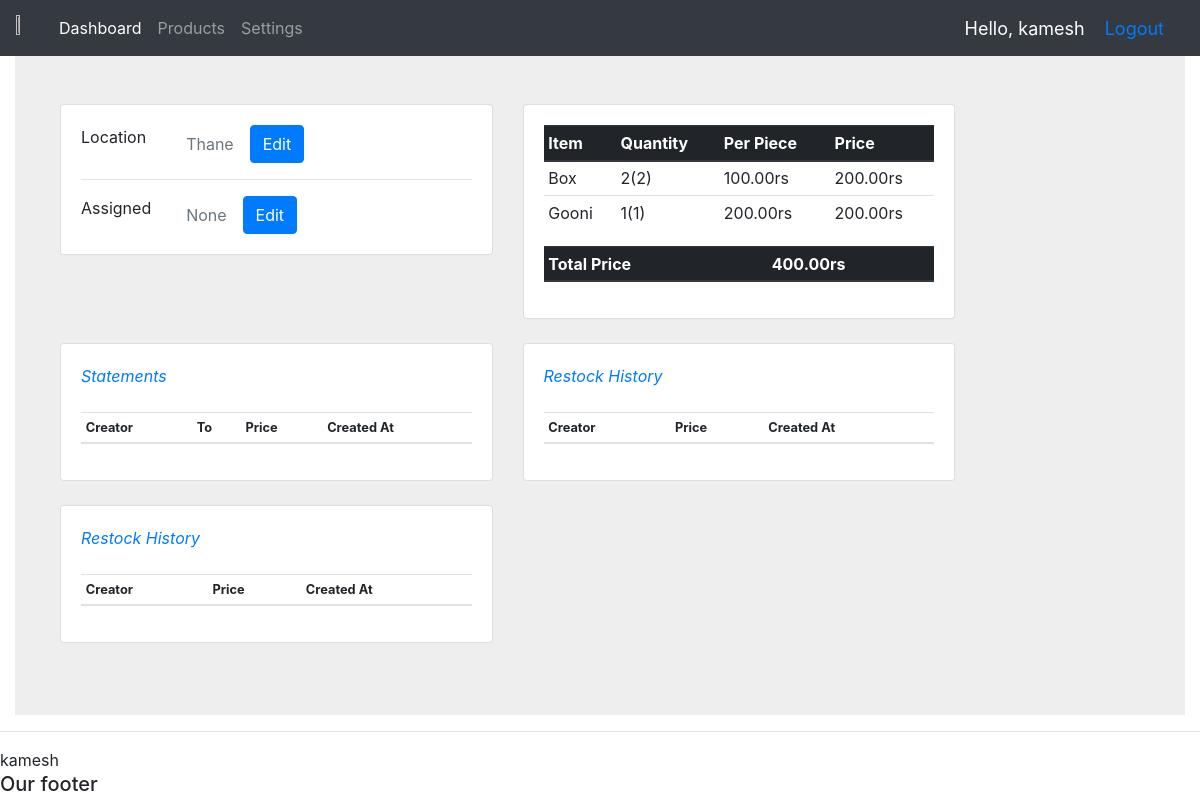
Screenshot of /location/1/ (signed in) with the database file from the repository.
### accounts/models.py (models this page shows, shortened)
class Location(models.Model):
    name = models.CharField(max_length=50)
    person = models.OneToOneField(
        Person, on_delete=models.SET_NULL, null=True, blank=True
    )
    def get_inevn_data(self):
        ivent = Inventory.objects.filter(location=self)
        lst = []
        total = 0
        for each in ivent:
            data = {
                "name": each.item.name,
                "quan": each.quantity,
                "pend": each.pend,
                "per": each.item.price,
                "totP": each.price,
                "range": range(1, each.quantity + 1)
            }
            lst.append(data)
            total += data["totP"]
        return {"total_price": total, "data": lst}
    def get_statement(self):
        raw_statements = StoreStatement.objects.filter(warehouse=self).order_by(
            "-created_at"
        )
        statements = []
        color_map = {
            "Approved": "bg-success",
            "Rejected": "bg-danger",
            "Pending": "bg-info",
        }
        for each in raw_statements:
            data = each.get_ST_Info()
            data["status"] = color_map[data["status"]]
            statements.append(data)
        return statements
    def get_restock(self):
        raw_statements = LocationStatement.objects.filter(warehouse=self).order_by(
            "-created_at"
        )
        statements = []
        color_map = {
            "Approved": "bg-success",
            "Rejected": "bg-danger",
            "Pending": "bg-info",
        }
        for each in raw_statements:
            data = each.get_ST_Info()
            data["status"] = color_map[data["status"]]
            statements.append(data)
        return statements

class Item(models.Model):
    name = models.CharField(max_length=50)
    price = models.DecimalField(max_digits=10, decimal_places=2)

### accounts/decorators.py (the view)
    def wrapper(request, location_id, *args, **kwargs):
        try:
            lc = Location.objects.get(id=location_id)
        except Location.DoesNotExist:
            return render(request, 'accounts/my404.html', status=HTTPStatus.NOT_FOUND)
        if lc.person == request.user.person or request.user.person.is_owner:
            return view_func(request, location_id, *args, **kwargs)
        else:
            raise PermissionDenied("You do not have permission to view this statement")

### accounts/models.py (called while the page is built)
    def has_location(self):
        try:
            self.location
            return True
        except:
            return False

    def get_assigned_location_name(self):
        if self.has_location():
            return self.location
        else:
            return None

    def __str__(self):
        return str(self.user)

    @property
    def price(self):
        return self.quantity * self.item.price

### accounts/views.py (called while the page is built)
def addEach(lstOpt, persons):
    for each in persons:
        lstOpt.append((each.id, each))
    return lstOpt

### accounts/templates/accounts/locationInfo.html (shortened to what this page needs)
{% extends 'accounts/main.html' %}
{% block content %}
<section style="background-color: #eee;">
  <div class="container py-5">
    <div class="col-lg-12">
      <div class="row">
        <div class="col-md-5 mb-4">
          <div class="card">
            <div class="card-body">
              <div class="row">
                <div class="col-sm-3">
                  <p class="mb-0">Location</p>
                </div>
                <div class="col-sm-9 d-flex align-items-center">
                  <p class="text-muted mb-0">{{ location.name }}</p>
                  {% if request.user.person.is_owner %}
                  {% include 'accounts/editLocName.html' %}
                  {% endif %}
                </div>
              </div>
              <hr>
              <div class="row">
                <div class="col-sm-3">
                  <p class="mb-0">Assigned</p>
                </div>
                <div class="col-sm-9 d-flex align-items-center">
                  <p class="text-muted mb-0">{{ location.person }}</p>
                  {% if request.user.person.is_owner %}
                  {% include 'accounts/editAssignedLoc.html' %}
                  {% endif %}
                </div>
              </div>
            </div>
          </div>
        </div>
        <div class="col-md-5 mb-4">
          <div class="card">
            <div class="card-body">
              {% if inventory %}
              <table class="table table-sm">
                <thead class="thead-dark">
                  <tr>
                    <th scope="col">Item</th>
                    <th scope="col">Quantity</th>
                    <th scope="col">Per Piece</th>
                    <th scope="col">Price</th>
                  </tr>
                </thead>
                <tbody>
                  {% for each in inventory.data %}
                  <tr>
                    <td>{{each.name}}</td>
                    <td>{{each.quan}}({{each.pend}})</td>
                    <td>{{each.per}}rs</td>
                    <td>{{each.totP}}rs</td>
                  </tr>
                  {% endfor %}
                </tbody>
              </table>
              <table class="table table-sm">
                <thead class="thead-dark">
                  <tr>
                    <th scope="col">Total Price</th>
                    <th scope="col"></th>
                    <th scope="col"></th>
                    <th scope="col">{{inventory.total_price}}rs</th>
                  </tr>
                </thead>
              </table>
              {% endif %}
            </div>
          </div>
        </div>
      </div>
      <div class="row">
        <div class="col-md-5 mb-4">
          <div class="card">
            <div class="card-body">
              <p class="mb-4"><span class="text-primary font-italic me-1">Statements</span>
              </p>
              <table class="table table-sm" style="font-size: 0.8rem;">
                <thead class="thead">
                  <tr>
                    <th scope="col">Creator</th>
                    <th scope="col">To</th>
                    <th scope="col">Price</th>
                    <th scope="col">Created At</th>
                  </tr>
                </thead>
              </table>
            </div>
          </div>
        </div>
        {% if restock != None %}
        <div class="col-md-5 mb-4">
          <div class="card">
            <div class="card-body">
              <p class="mb-4"><span class="text-primary font-italic me-1">Restock History</span>
              </p>
              <table class="table table-sm" style="font-size: 0.8rem;">
                <thead class="thead">
                  <tr>
                    <th scope="col">Creator</th>
                    <th scope="col">Price</th>
                    <th scope="col">Created At</th>
                  </tr>
                </thead>
              </table>
            </div>
          </div>
        </div>
        {% endif %}
      </div>
      <div class="row">
        {% if restock != None %}
        <div class="col-md-5 mb-4">
          <div class="card">
            <div class="card-body">
              <p class="mb-4"><span class="text-primary font-italic me-1">Restock History</span>
              </p>
              <table class="table table-sm" style="font-size: 0.8rem;">
                <thead class="thead">
                  <tr>
                    <th scope="col">Creator</th>
                    <th scope="col">Price</th>
                    <th scope="col">Created At</th>
                  </tr>
                </thead>
              </table>
            </div>
          </div>
        </div>
        {% endif %}
      </div>
    </div>
  </div>
</section>
{% endblock %}

### accounts/templates/accounts/main.html (shortened to what this page needs)
<!doctype html>
<html lang="en">
  <head>
    <link rel="stylesheet" href="https://cdn.jsdelivr.net/npm/bootstrap@4.0.0/dist/css/bootstrap.min.css">
  </head>
  <body>
    {% include 'accounts/navbar.html' %}
    <div class="container-fluid">{% block content %} {% endblock %}</div>
    <hr />
    {{request.user}}
    <h5>Our footer</h5>
  </body>
</html>

### accounts/templates/accounts/navbar.html (shortened to what this page needs)
{% load static %}
<nav class="navbar navbar-expand-lg navbar-dark bg-dark">
  <img src="{% static 'images/logo.jpg' %}" width = "3%" height = "3%" />
  <div class="collapse navbar-collapse" id="navbarNav">
    <ul class="navbar-nav">
      <li class="nav-item active">
        <a class="nav-link" href="{% url 'home' %}">Dashboard</a>
      </li>
      <li class="nav-item">
        <a class="nav-link" href="">Products</a>
      </li>
      <li class="nav-item">
        <a class="nav-link" href="">Settings</a>
      </li>
    </ul>
  </div>
  <span class="hello-msg">Hello, {{request.user}}</span>
  <span class="hello-msg"><a href="{% url 'logout' %}">Logout</a></span>
</nav>

### accounts/templates/accounts/navbar.html (style rules this page uses)
.hello-msg { font-size: 18px; color: #fff; margin-right: 20px; }

### rows the page displays
Location: name "Thane", person "None"
Item: name "Box", per "100.00"
Item: name "Gooni", per "200.00"

### other values shown
{{ request.user }} "kamesh"
{{ each.quan }} "2" "1"
{{ each.pend }} "2" "1"
{{ each.totP }} "200.00" "200.00"
{{ inventory.total_price }} "400.00"
